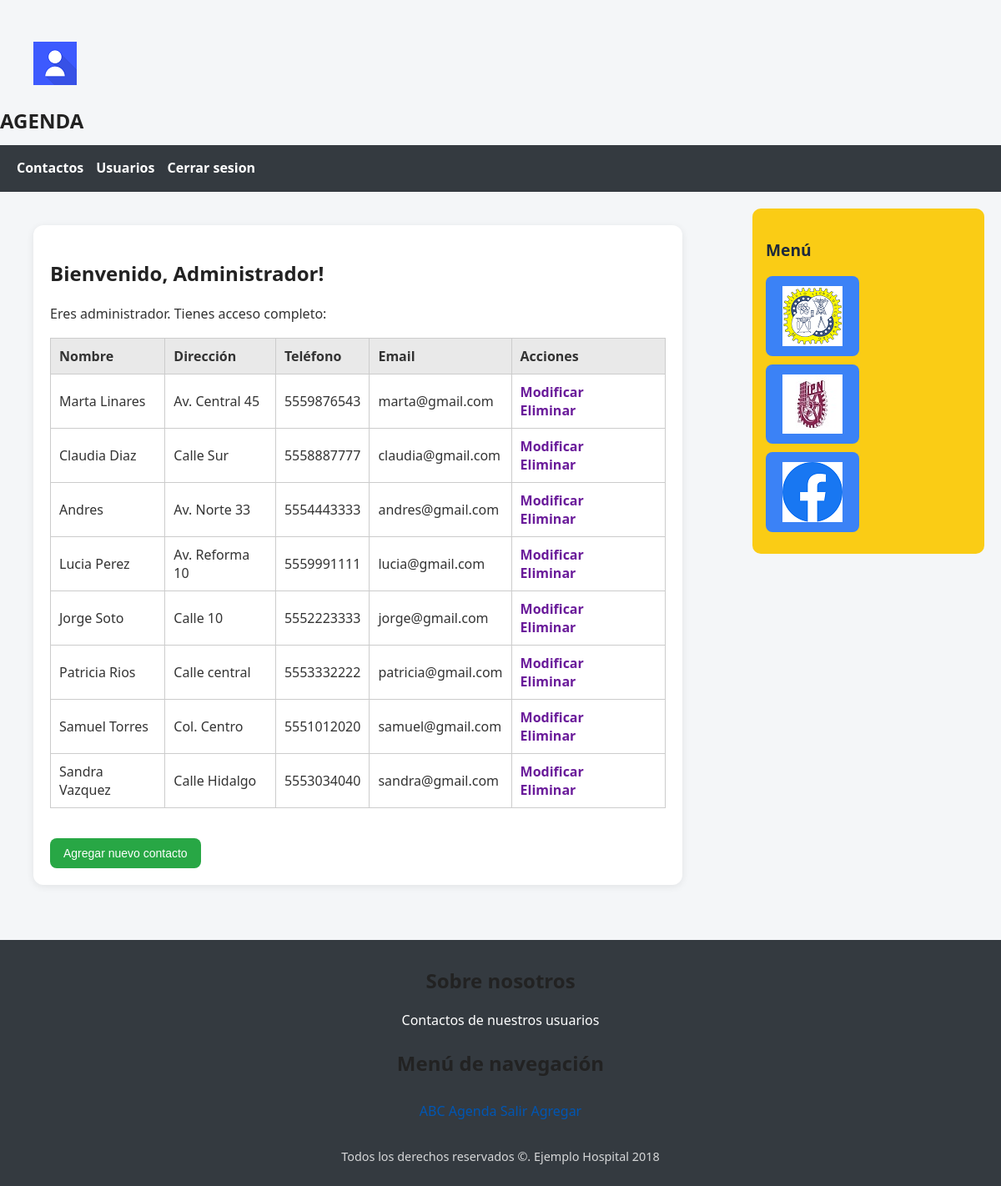
/AgendaPHPConActualizar/inicio.php (signed in), run on the app's committed database.
### tables this page shows
CREATE TABLE `contactos` (
  `id` int(11) NOT NULL,
  `nombre` varchar(100) DEFAULT NULL,
  `direccion` varchar(150) DEFAULT NULL,
  `telefono` varchar(20) DEFAULT NULL,
  `email` varchar(100) DEFAULT NULL,
  `id_usuario` int(11) DEFAULT NULL
);

### AgendaPHPConActualizar/modelo/Usuario.php (called while the page is built, shortened)
<?php
include_once("AccesoDatos.php");
class Usuario {
	private $nombre = "";
	private $tipo = "";
	public function getNombre() { return $this->nombre; }
	public function getTipo() { return $this->tipo; }
}
?>

### AgendaPHPConActualizar/modelo/AccesoDatos.php (called while the page is built, shortened)
<?php
 class AccesoDatos{
 private $oConexion=null;
     	function conectar(){
		$bRet = false;
			try{
				$this->oConexion = new PDO("mysql:host=localhost;port=3307;dbname=agenda;charset=utf8", "root", "");
				$this->oConexion->setAttribute(PDO::ATTR_ERRMODE, PDO::ERRMODE_EXCEPTION);
				$bRet = true;
			}catch(Exception $e){
				throw $e;
			}
			return $bRet;
		}
     	function desconectar(){
		$bRet = true;
			if ($this->oConexion != null){
				$this->oConexion=null;
			}
			return $bRet;
		}
      	function ejecutarConsulta($psConsulta){
		$arrRS = null;
		$rst = null;
		$i=0;
		$j=0;
			try{
				$rst = $this->oConexion->query($psConsulta);
			}catch(Exception $e){
				throw $e;
			}
			if ($rst){
				foreach($rst as $oLinea){
					foreach($oLinea as $llave=>$sValCol){
						if (is_string($llave)){
							$arrRS[$i][$j] = $sValCol;
							$j++;
						}
					}
					$j=0;
					$i++;
				}
			}
			return $arrRS;
		}
	}
 ?>

### AgendaPHPConActualizar/inicio.php (the view, shortened to what this page needs)
<?php
include_once("menu.php");
include_once("modelo/Usuario.php");
include_once("modelo/AccesoDatos.php");
$oUsu = unserialize($_SESSION["usuario"]);
$nombre = $oUsu->getNombre();
$tipo = $oUsu->getTipo();
$idUsuario = $oUsu->getId();
?>
<div class="main-content">
    <section>
        <h2>Bienvenido, <?php echo htmlspecialchars($nombre); ?>!</h2>
        <?php if ($tipo === "admin"): ?>
            <p>Eres administrador. Tienes acceso completo:</p>
        <?php else: ?>
            <p>Solo puedes gestionar tus contactos:</p>
        <?php endif; ?>
        <table border="1" cellpadding="5" id="tablaContactos">
            <tr>
                <th>Nombre</th>
                <th>Direcci&oacute;n</th>
                <th>Tel&eacute;fono</th>
                <th>Email</th>
                <th>Acciones</th>
            </tr>
            <?php
            $oAD = new AccesoDatos();
            if ($oAD->conectar()) {
                $condicion = ($tipo === "admin") ? "" : "WHERE id_usuario = $idUsuario";
                $query = "SELECT id, nombre, direccion, telefono, email FROM contactos $condicion";
                $contactos = $oAD->ejecutarConsulta($query);
                if ($contactos) {
                    foreach ($contactos as $c) {
                        ?>
                        <tr>
                            <td><?php echo htmlspecialchars($c[1]); ?></td>
                            <td><?php echo htmlspecialchars($c[2]); ?></td>
                            <td><?php echo htmlspecialchars($c[3]); ?></td>
                            <td><?php echo htmlspecialchars($c[4]); ?></td>
                            <td>
                                <a href='#' class='modificarContacto' data-id="<?php echo $c[0]; ?>">Modificar</a>
                                <a href="#" class="eliminarContacto" data-id="<?php echo $c[0]; ?>">Eliminar</a>
                            </td>
                        </tr>
                        <?php
                    }
                } else {
                    echo "<tr><td colspan='5'>No se encontraron contactos.</td></tr>";
                }
            } else {
                echo "<tr><td colspan='5'>Error al conectar con la base de datos.</td></tr>";
            }
            ?>
        </table>
        <br>
        <a href="insertar.php"><button>Agregar nuevo contacto</button></a>
    </section>
</div>

### AgendaPHPConActualizar/menu.php
     <nav>
         <?php
	if (isset($_SESSION["tipo"])){
		if ($_SESSION["tipo"]=="Administrador"){
		}
?>
<?php
	} else {
?>
<ul>
	<li> <a href="inicio.php" class="menu">Contactos</a> </li>
	<li> <a href="usuarios.php" class="menu">Usuarios</a> </li>
	<li> <a href="index.php" class="menu">Cerrar sesion</a> </li>
</ul>
<?php
	}
?>
     </nav>

### AgendaPHPConActualizar/style.css (style rules this page uses)
body { margin: 0; font-family: 'Segoe UI', system-ui, -apple-system, sans-serif; background-color: #f5f7fa; color: #1e293b; line-height: 1.6; }
.logo { font-size: 1.5rem; font-weight: 700; }
.copyright { font-size: 0.9rem; opacity: 0.8; }
.main-content { display: flex; gap: 2rem; align-items: flex-start; padding: 20px; }
.main-content section { flex: 3; }
.main-content aside { flex: 1; }
.sidebar { flex: 1; background-color: #facc15; padding: 1rem; border-radius: 10px; min-width: 150px; }
.sidebar h3 { margin-bottom: 1rem; font-size: 1.2rem; color: #1e293b; }
.sidebar-menu { list-style: none; padding: 0; margin: 0; }
.sidebar-menu li { margin-bottom: 10px; }
.sidebar-menu li a { display: inline-block; background-color: #3b82f6; color: white; text-decoration: none; padding: 0.75rem 1.25rem; border-radius: 8px; font-weight: bold; transition: background-color 0.3s ease; }
body { background-color: #f5f7fa; font-family: 'Segoe UI', Tahoma, Geneva, Verdana, sans-serif; margin: 0; padding: 0; color: #333; }
.main-content { display: flex; gap: 2rem; padding: 20px; align-items: flex-start; }
#tablaContactos { width: 100%; border-collapse: collapse; margin-top: 1rem; }
#tablaContactos th, #tablaContactos td { border: 1px solid #ccc; padding: 10px; text-align: left; }
#tablaContactos th { background-color: #e9e9e9; font-weight: bold; }
a.modificarContacto, a.eliminarContacto { margin-right: 10px; color: #6a1b9a; text-decoration: none; font-weight: bold; }
button { background-color: #007bff; color: white; padding: 10px 15px; border: none; border-radius: 8px; cursor: pointer; margin-top: 10px; }

### AgendaPHPConActualizar/general.css (style rules this page uses)
h1, h2, h3 { color: #222; margin-bottom: 10px; }
a { color: #0056b3; text-decoration: none; }
section { background-color: #ffffff; border-radius: 12px; box-shadow: 0 2px 10px rgba(0, 0, 0, 0.1); margin: 20px; }
button { background-color: #28a745; color: white; border: none; padding: 10px 16px; font-size: 14px; border-radius: 8px; cursor: pointer; }
nav { background-color: #343a40; color: white; padding: 15px 20px; }
nav ul { list-style: none; display: flex; gap: 15px; margin: 0; padding: 0; }
nav li a { color: white; text-decoration: none; font-weight: bold; }
section { padding: 20px; background-color: #ffffff; border-radius: 12px; box-shadow: 0 2px 10px rgba(0, 0, 0, 0.08); margin: 20px; flex: 1; }
footer { background-color: #343a40; color: white; text-align: center; padding: 10px 0; margin-top: auto; }

### data on the page
contactos: nombre "Marta Linares", direccion "Av. Central 45", telefono "5559876543", email "marta@gmail.com"
contactos: nombre "Claudia Diaz", direccion "Calle Sur", telefono "5558887777", email "claudia@gmail.com"
contactos: nombre "Andres", direccion "Av. Norte 33", telefono "5554443333", email "andres@gmail.com"
contactos: nombre "Lucia Perez", direccion "Av. Reforma 10", telefono "5559991111", email "lucia@gmail.com"
contactos: nombre "Jorge Soto", direccion "Calle 10", telefono "5552223333", email "jorge@gmail.com"
contactos: nombre "Patricia Rios", direccion "Calle central", telefono "5553332222", email "patricia@gmail.com"
contactos: nombre "Samuel Torres", direccion "Col. Centro", telefono "5551012020", email "samuel@gmail.com"
contactos: nombre "Sandra Vazquez", direccion "Calle Hidalgo", telefono "5553034040", email "sandra@gmail.com"

### other printed values
$nombre "Administrador"
